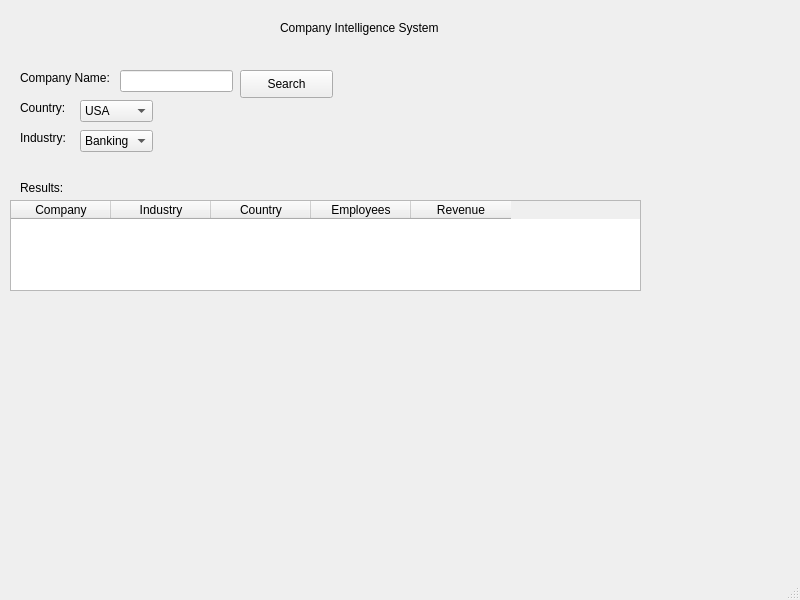
<?xml version="1.0" encoding="UTF-8"?>
<ui version="4.0">
 <class>MainWindow</class>
 <widget class="QMainWindow" name="MainWindow">
  <property name="geometry">
   <rect>
    <x>0</x>
    <y>0</y>
    <width>800</width>
    <height>600</height>
   </rect>
  </property>
  <property name="windowTitle">
   <string>MainWindow</string>
  </property>
  <widget class="QWidget" name="centralwidget">
   <widget class="QLabel" name="label">
    <property name="geometry">
     <rect>
      <x>280</x>
      <y>20</y>
      <width>201</width>
      <height>16</height>
     </rect>
    </property>
    <property name="text">
     <string>Company Intelligence System</string>
    </property>
   </widget>
   <widget class="QLabel" name="label_2">
    <property name="geometry">
     <rect>
      <x>20</x>
      <y>70</y>
      <width>101</width>
      <height>16</height>
     </rect>
    </property>
    <property name="text">
     <string>Company Name:</string>
    </property>
   </widget>
   <widget class="QPushButton" name="pushButton">
    <property name="geometry">
     <rect>
      <x>240</x>
      <y>70</y>
      <width>93</width>
      <height>28</height>
     </rect>
    </property>
    <property name="text">
     <string>Search</string>
    </property>
   </widget>
   <widget class="QLineEdit" name="lineEdit">
    <property name="geometry">
     <rect>
      <x>120</x>
      <y>70</y>
      <width>113</width>
      <height>22</height>
     </rect>
    </property>
   </widget>
   <widget class="QLabel" name="label_3">
    <property name="geometry">
     <rect>
      <x>20</x>
      <y>100</y>
      <width>55</width>
      <height>16</height>
     </rect>
    </property>
    <property name="text">
     <string>Country:</string>
    </property>
   </widget>
   <widget class="QComboBox" name="comboBox">
    <property name="geometry">
     <rect>
      <x>80</x>
      <y>100</y>
      <width>73</width>
      <height>22</height>
     </rect>
    </property>
    <item>
     <property name="text">
      <string>USA</string>
     </property>
    </item>
    <item>
     <property name="text">
      <string>UK</string>
     </property>
    </item>
    <item>
     <property name="text">
      <string>Germany</string>
     </property>
    </item>
    <item>
     <property name="text">
      <string>Israel</string>
     </property>
    </item>
   </widget>
   <widget class="QLabel" name="label_4">
    <property name="geometry">
     <rect>
      <x>20</x>
      <y>130</y>
      <width>55</width>
      <height>16</height>
     </rect>
    </property>
    <property name="text">
     <string>Industry:</string>
    </property>
   </widget>
   <widget class="QComboBox" name="comboBox_2">
    <property name="geometry">
     <rect>
      <x>80</x>
      <y>130</y>
      <width>73</width>
      <height>22</height>
     </rect>
    </property>
    <item>
     <property name="text">
      <string>Banking</string>
     </property>
    </item>
    <item>
     <property name="text">
      <string>Insurance</string>
     </property>
    </item>
    <item>
     <property name="text">
      <string>Technology</string>
     </property>
    </item>
    <item>
     <property name="text">
      <string>Healthcare</string>
     </property>
    </item>
    <item>
     <property name="text">
      <string>Retail</string>
     </property>
    </item>
   </widget>
   <widget class="QLabel" name="label_5">
    <property name="geometry">
     <rect>
      <x>20</x>
      <y>180</y>
      <width>55</width>
      <height>16</height>
     </rect>
    </property>
    <property name="text">
     <string>Results:</string>
    </property>
   </widget>
   <widget class="QTableWidget" name="tableWidget">
    <property name="geometry">
     <rect>
      <x>10</x>
      <y>200</y>
      <width>631</width>
      <height>91</height>
     </rect>
    </property>
    <column>
     <property name="text">
      <string>Company</string>
     </property>
    </column>
    <column>
     <property name="text">
      <string>Industry</string>
     </property>
    </column>
    <column>
     <property name="text">
      <string>Country</string>
     </property>
    </column>
    <column>
     <property name="text">
      <string>Employees</string>
     </property>
    </column>
    <column>
     <property name="text">
      <string>Revenue</string>
     </property>
    </column>
   </widget>
  </widget>
  <widget class="QMenuBar" name="menubar">
   <property name="geometry">
    <rect>
     <x>0</x>
     <y>0</y>
     <width>800</width>
     <height>26</height>
    </rect>
   </property>
  </widget>
  <widget class="QStatusBar" name="statusbar"/>
 </widget>
 <resources/>
 <connections/>
</ui>
